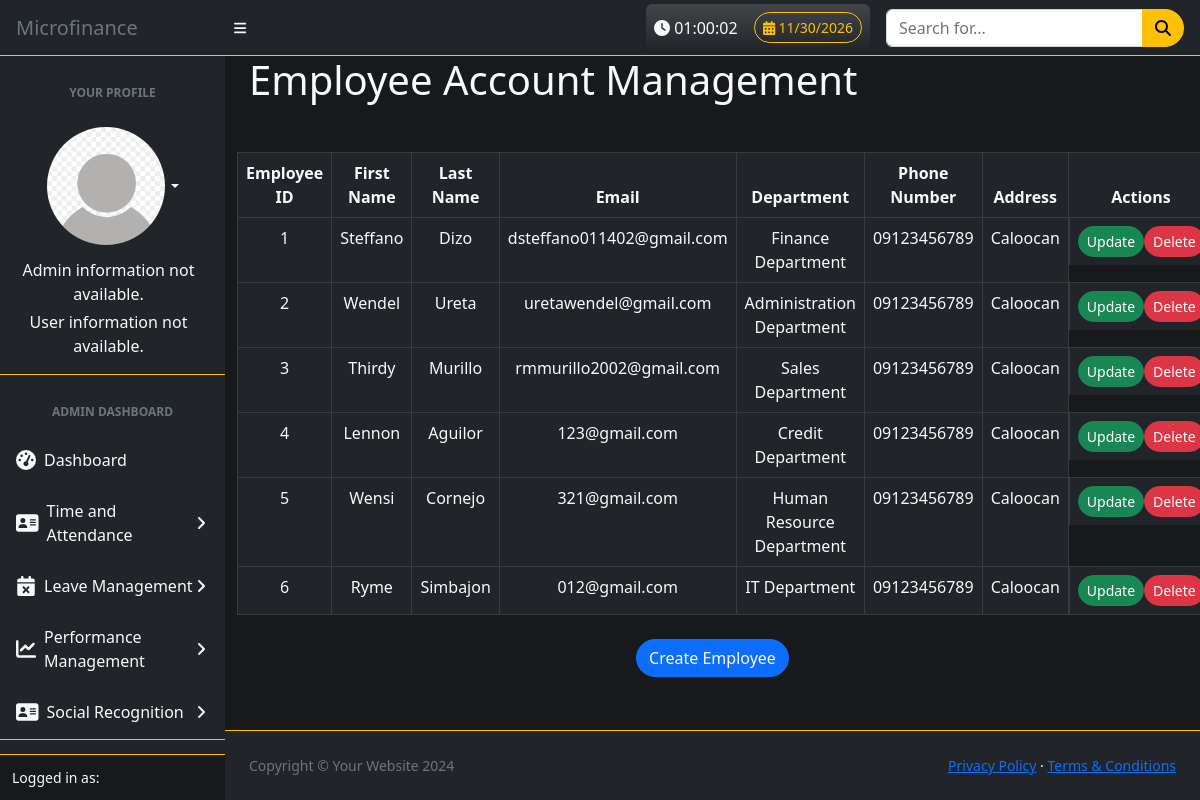
/main/employee.php, run on the app's committed database.
### tables this page shows
CREATE TABLE `employee_register` (
  `e_id` int(11) UNSIGNED NOT NULL,
  `firstname` varchar(255) NOT NULL,
  `middlename` varchar(255) NOT NULL,
  `lastname` varchar(255) NOT NULL,
  `birthdate` date NOT NULL,
  `email` varchar(255) NOT NULL,
  `password` varchar(255) NOT NULL,
  `role` varchar(255) NOT NULL,
  `position` varchar(255) NOT NULL,
  `department` varchar(255) NOT NULL,
  `available_leaves` int(11) NOT NULL DEFAULT 0,
  `phone_number` varchar(20) NOT NULL,
  `address` varchar(255) NOT NULL,
  `pfp` longblob NOT NULL,
  `qr_code_path` varchar(255) DEFAULT NULL
);

### main/employee.php (the view, shortened to what this page needs)
<?php
include '../db/db_conn.php';
$adminId = $_SESSION['a_id'];
$sql = "SELECT a_id, firstname, middlename, lastname, birthdate, email, role, position, department, phone_number, address, pfp FROM admin_register WHERE a_id = ?";
$stmt = $conn->prepare($sql);
$stmt->bind_param("i", $adminId);
$stmt->execute();
$result = $stmt->get_result();
$adminInfo = $result->fetch_assoc();
$sql = "SELECT e_id, firstname, lastname, email, department, phone_number, address FROM employee_register WHERE role='Employee'";
$result = $conn->query($sql);
?>
<!DOCTYPE html>
<html lang="en">
<head>
    <link href="../css/styles.css" rel="stylesheet" />
    <link href='https://cdn.jsdelivr.net/npm/fullcalendar@5.11.3/main.min.css' rel='stylesheet' />
    <link href="../css/calendar.css" rel="stylesheet"/>
    <link rel="stylesheet" href="https://cdnjs.cloudflare.com/ajax/libs/font-awesome/6.0.0-beta3/css/all.min.css">
</head>
<body class="sb-nav-fixed bg-black">
    <nav class="sb-topnav navbar navbar-expand navbar-dark border-bottom border-1 border-warning bg-dark">
        <a class="navbar-brand ps-3 text-muted" href="../main/index.php">Microfinance</a>
        <button class="btn btn-link btn-sm order-1 order-lg-0 me-4 me-lg-0" id="sidebarToggle" href="#!"><i class="fas fa-bars text-light"></i></button>
            <div class="d-flex ms-auto me-0 me-md-3 my-2 my-md-0 align-items-center">
                <div class="text-light me-3 p-2 rounded shadow-sm bg-gradient" id="currentTimeContainer"
                    style="background: linear-gradient(45deg, #333333, #444444); border-radius: 5px;">
                    <span class="d-flex align-items-center">
                        <span class="pe-2">
                            <i class="fas fa-clock"></i>
                            <span id="currentTime">00:00:00</span>
                        </span>
                        <button class="btn btn-outline-warning btn-sm ms-2" type="button" onclick="toggleCalendar()">
                            <i class="fas fa-calendar-alt"></i>
                            <span id="currentDate">00/00/0000</span>
                        </button>
                    </span>
                </div>
                <form class="d-none d-md-inline-block form-inline">
                    <div class="input-group">
                        <input class="form-control" type="text" placeholder="Search for..." aria-label="Search for..." aria-describedby="btnNavbarSearch" />
                        <button class="btn btn-warning" id="btnNavbarSearch" type="button"><i class="fas fa-search"></i></button>
                    </div>
                </form>
            </div>
    </nav>
    <div id="layoutSidenav">
        <div id="layoutSidenav_nav">
            <nav class="sb-sidenav accordion bg-dark" id="sidenavAccordion">
                <div class="sb-sidenav-menu ">
                    <div class="nav">
                        <div class="sb-sidenav-menu-heading text-center text-muted">Your Profile</div>
                        <ul class="navbar-nav ms-auto ms-md-0 me-3 me-lg-4">
                            <li class="nav-item dropdown text">
                                <a class="nav-link dropdown-toggle text-light d-flex justify-content-center ms-4" id="navbarDropdown" href="#" role="button" data-bs-toggle="dropdown" aria-expanded="false">
                                    <img src="../img/defaultpfp.png" class="rounded-circle border border-dark" width="120" height="120" />
                                </a>
                            </li>
                            <li class="nav-item text-light d-flex ms-3 flex-column align-items-center text-center">
                                <span class="big text-light mb-1">
                                    <?php
                                        if ($adminInfo) {
                                        echo htmlspecialchars($adminInfo['firstname'] . ' ' . $adminInfo['middlename'] . ' ' . $adminInfo['lastname']);
                                        } else {
                                        echo "Admin information not available.";
                                        }
                                    ?>
                                </span>
                                <span class="big text-light">
                                    <?php
                                        if ($adminInfo) {
                                        echo htmlspecialchars($adminInfo['role']);
                                        } else {
                                        echo "User information not available.";
                                        }
                                    ?>
                                </span>
                            </li>
                        </ul>
                        <div class="sb-sidenav-menu-heading text-center text-muted border-top border-1 border-warning mt-3">Admin Dashboard</div>
                        <a class="nav-link text-light" href="../main/index.php">
                            <div class="sb-nav-link-icon"><i class="fas fa-tachometer-alt"></i></div>
                            Dashboard
                        </a>
                        <a class="nav-link collapsed text-light" href="#" data-bs-toggle="collapse" data-bs-target="#collapseTAD" aria-expanded="false" aria-controls="collapseTAD">
                            <div class="sb-nav-link-icon"><i class="fa fa-address-card"></i></div>
                            Time and Attendance
                            <div class="sb-sidenav-collapse-arrow"><i class="fas fa-angle-down"></i></div>
                        </a>
                        <a class="nav-link collapsed text-light" href="#" data-bs-toggle="collapse" data-bs-target="#collapseLM" aria-expanded="false" aria-controls="collapseLM">
                            <div class="sb-nav-link-icon"><i class="fas fa-calendar-times"></i></div>
                            Leave Management
                            <div class="sb-sidenav-collapse-arrow"><i class="fas fa-angle-down"></i></div>
                        </a>
                        <a class="nav-link collapsed text-light" href="#" data-bs-toggle="collapse" data-bs-target="#collapsePM" aria-expanded="false" aria-controls="collapsePM">
                            <div class="sb-nav-link-icon"><i class="fas fa-line-chart"></i></div>
                            Performance Management
                            <div class="sb-sidenav-collapse-arrow"><i class="fas fa-angle-down"></i></div>
                        </a>
                        <a class="nav-link collapsed text-light" href="#" data-bs-toggle="collapse" data-bs-target="#collapseSR" aria-expanded="false" aria-controls="collapseSR">
                            <div class="sb-nav-link-icon"><i class="fa fa-address-card"></i></div>
                            Social Recognition
                            <div class="sb-sidenav-collapse-arrow"><i class="fas fa-angle-down"></i></div>
                        </a>
                        <div class="sb-sidenav-menu-heading text-center text-muted border-top border-1 border-warning">Account Management</div>
                    </div>
                </div>
                <div class="sb-sidenav-footer bg-black text-light border-top border-1 border-warning">
                    <div class="small">Logged in as: <?php echo htmlspecialchars($adminInfo['role']); ?></div>
                </div>
            </nav>
        </div>
        <div id="layoutSidenav_content">
        <main class="bg-black">
            <div class="container-fluid position-relative px-4">
                <h1 class="mb-4 text-light">Employee Account Management</h1>
            </div>
            <div class="container mt-5">
                <table class="table table-bordered table-dark">
                    <thead class="thead-light">
                        <tr class="text-center text-light">
                            <th>Employee ID</th>
                            <th>First Name</th>
                            <th>Last Name</th>
                            <th>Email</th>
                            <th>Department</th>
                            <th>Phone Number</th>
                            <th>Address</th>
                            <th>Actions</th>
                        </tr>
                    </thead>
                    <tbody>
                        <?php if ($result->num_rows > 0): ?>
                            <?php while ($row = $result->fetch_assoc()): ?>
                                <tr class="text-center text-light">
                                    <td><?php echo htmlspecialchars($row['e_id']); ?></td>
                                    <td><?php echo htmlspecialchars($row['firstname']); ?></td>
                                    <td><?php echo htmlspecialchars($row['lastname']); ?></td>
                                    <td><?php echo htmlspecialchars($row['email']); ?></td>
                                    <td><?php echo htmlspecialchars($row['department']); ?></td>
                                    <td><?php echo htmlspecialchars($row['phone_number']); ?></td>
                                    <td><?php echo htmlspecialchars($row['address']); ?></td>
                                    <td class='d-flex justify-content-around'>
                                        <button class="btn btn-success btn-sm"
                                                onclick="fillUpdateForm(<?php echo $row['e_id']; ?>, '<?php echo htmlspecialchars($row['firstname']); ?>', '<?php echo htmlspecialchars($row['lastname']); ?>', '<?php echo htmlspecialchars($row['email']); ?>', '<?php echo htmlspecialchars($row['department']); ?>', '<?php echo htmlspecialchars($row['phone_number']); ?>', '<?php echo htmlspecialchars($row['address']); ?>')">Update</button>
                                        <button class="btn btn-danger btn-sm" onclick="deleteEmployee(<?php echo $row['e_id']; ?>)">Delete</button>
                                    </td>
                                </tr>
                            <?php endwhile; ?>
                        <?php else: ?>
                            <tr><td colspan="8" class="text-center">No records found.</td></tr>
                        <?php endif; ?>
                    </tbody>
                </table>
                <div class="d-flex justify-content-center mt-4 mb-0">
                    <a class="btn btn-primary text-light" href="../main/register_employee.php">Create Employee</a>
                </div>
            </div>
            </main>
            <footer class="py-4 bg-dark text-light mt-auto border-top border-warning">
                <div class="container-fluid px-4">
                    <div class="d-flex align-items-center justify-content-between small">
                        <div class="text-muted">Copyright &copy; Your Website 2024</div>
                        <div>
                            <a href="#">Privacy Policy</a>
                            &middot;
                            <a href="#">Terms & Conditions</a>
                        </div>
                    </div>
                </div>
            </footer>
        </div>
</body>
</html>

### css/calendar.css (style rules this page uses)
.bg-dark { background-color: #343a40; }
.text-light { color: #ffffff; }

### main/employee.php (style rules this page uses)
.btn { transition: transform 0.3s ease; border-radius: 50px; }

### data on the page
employee_register: e_id "1", firstname "Steffano", lastname "Dizo", email "dsteffano011402@gmail.com", department "Finance Department", phone_number "09123456789", address "Caloocan"
employee_register: e_id "2", firstname "Wendel", lastname "Ureta", email "uretawendel@gmail.com", department "Administration Department", phone_number "09123456789", address "Caloocan"
employee_register: e_id "3", firstname "Thirdy", lastname "Murillo", email "rmmurillo2002@gmail.com", department "Sales Department", phone_number "09123456789", address "Caloocan"
employee_register: e_id "4", firstname "Lennon", lastname "Aguilor", email "123@gmail.com", department "Credit Department", phone_number "09123456789", address "Caloocan"
employee_register: e_id "5", firstname "Wensi", lastname "Cornejo", email "321@gmail.com", department "Human Resource Department", phone_number "09123456789", address "Caloocan"
employee_register: e_id "6", firstname "Ryme", lastname "Simbajon", email "012@gmail.com", department "IT Department", phone_number "09123456789", address "Caloocan"
